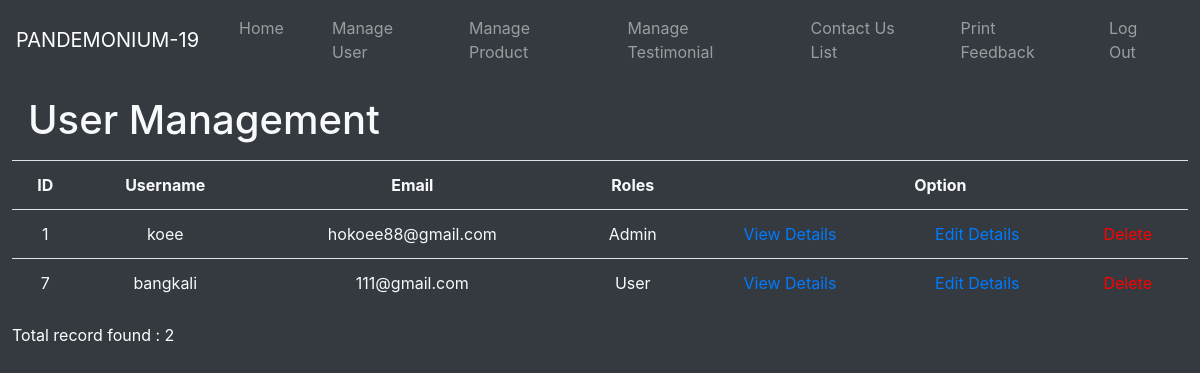
/admin/user_management.php, run on an earlier commit of the app's database.
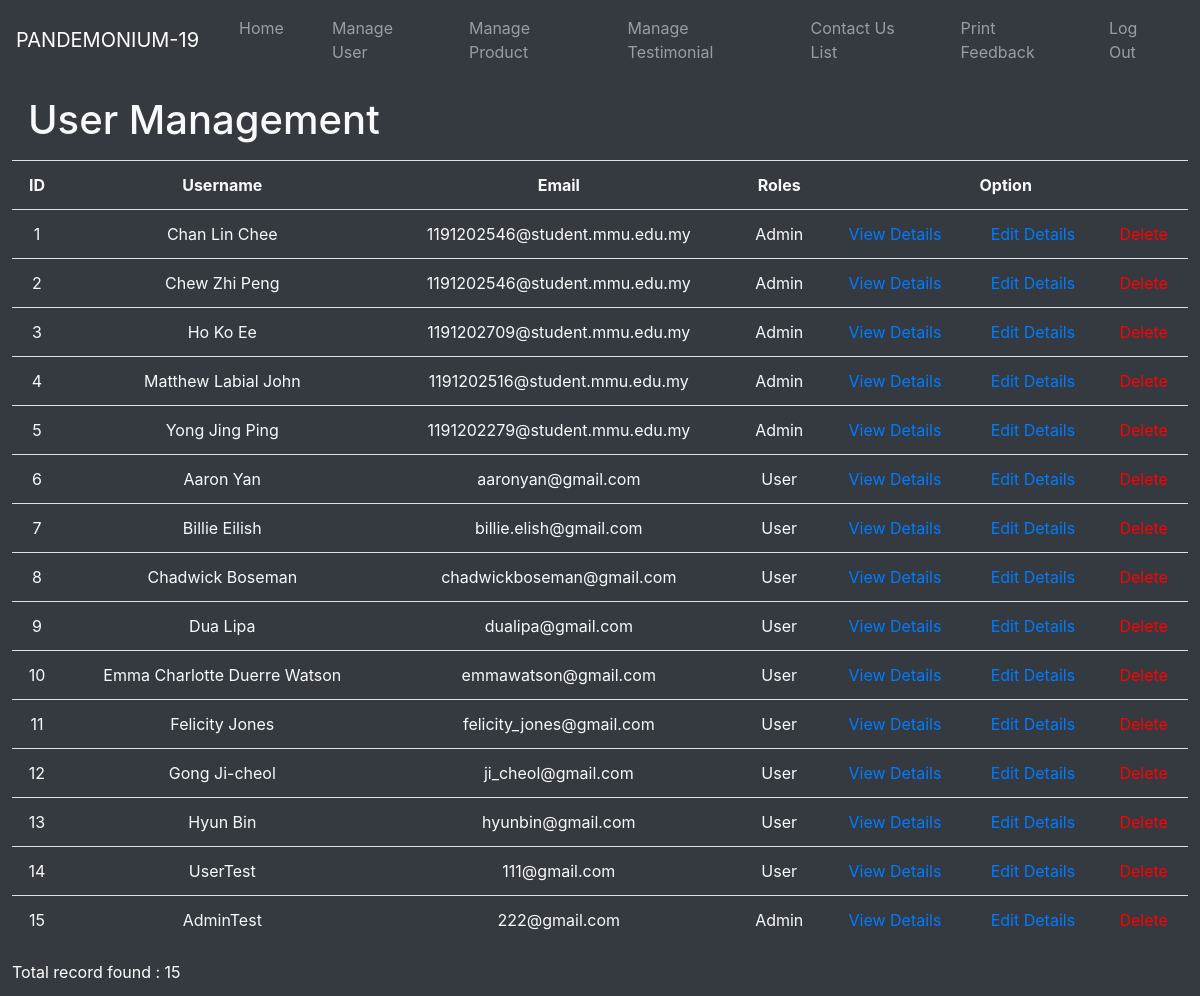
And on a later commit of the database.
### tables this page shows
CREATE TABLE `user` (
  `userID` int(10) NOT NULL,
  `userName` varchar(50) NOT NULL,
  `userEmail` varchar(50) NOT NULL,
  `userContact` varchar(11) NOT NULL,
  `userPassword` varchar(50) NOT NULL,
  `gender` varchar(10) NOT NULL,
  `dateOfBirth` date NOT NULL,
  `residentialAddress` varchar(200) NOT NULL,
  `userType` enum('User','Admin') NOT NULL DEFAULT 'User'
);

### admin/user_management.php (the view, shortened to what this page needs)
<?php
	include("../database/connect.php");
?>
<!DOCTYPE html>
<html>
<head>
    <link rel="stylesheet" href="https://maxcdn.bootstrapcdn.com/bootstrap/4.0.0/css/bootstrap.min.css"
>
    <?php require("adminNav.php"); ?>
</head>
<body class="bg-dark text-light">
	<form method="get">
	<div class = "user-container" style="margin:1%;">
		<h1 class="m-3">User Management</h1>
		<table class="table">
			<tr>
				<th scope="col" class="text-center">ID</th>
				<th scope="col" class="text-center">Username</th>
				<th scope="col" class="text-center">Email</th>
				<th scope="col" class="text-center">Roles</th>
				<th scope="col" class="text-center" colspan="3">Option</th>
			</tr>
			<?php
			$result = mysqli_query($con,"select * from user");
			$numRow = mysqli_num_rows($result);
			while($row = mysqli_fetch_assoc($result))
			{
				$userid = $row['userID'];
			?>
			<tr>
				<td class="text-center"><?php echo $row['userID']?></td>
				<td class="text-center"><?php echo $row['userName']?></td>
				<td class="text-center"><?php echo $row['userEmail']?></td>
				<td class="text-center"><?php echo $row['userType']?></td>
				<td class="text-center"><a href="user_detail.php?id=<?php echo $userid;?>&pageset=true">View Details</a></td>
				<td class="text-center"><a href="user_detail_edit.php?id=<?php echo $userid;?>&pageedit=true">Edit Details</a></td>
				<td class="text-center"><a href="user_management.php?pagedelete&id=<?php echo $userid;?>" onclick="return confirmation()" style="color: red;">Delete</a></td>
			</tr>
			<?php
			}
			?>
		</table>
		<footer style="color: white;">Total record found : <?php echo $numRow?></footer>
	</div>
	</form>
</body>
</html>

What changed in the data, as far as the page shows it:
changed user id 1: userName "koee" → "Chan Lin Chee"; userEmail "hokoee88@gmail.com" → "1191202546@student.mmu.edu.my"
added user: userID "2", userName "Chew Zhi Peng", userEmail "1191202546@student.mmu.edu.my", userType "Admin"
added user: userID "3", userName "Ho Ko Ee", userEmail "1191202709@student.mmu.edu.my", userType "Admin"
added user: userID "4", userName "Matthew Labial John", userEmail "1191202516@student.mmu.edu.my", userType "Admin"
added user: userID "5", userName "Yong Jing Ping", userEmail "1191202279@student.mmu.edu.my", userType "Admin"
added user: userID "6", userName "Aaron Yan", userEmail "aaronyan@gmail.com", userType "User"
changed user id 7: userName "bangkali" → "Billie Eilish"; userEmail "111@gmail.com" → "billie.elish@gmail.com"
added user: userID "8", userName "Chadwick Boseman", userEmail "chadwickboseman@gmail.com", userType "User"
added user: userID "9", userName "Dua Lipa", userEmail "dualipa@gmail.com", userType "User"
added user: userID "10", userName "Emma Charlotte Duerre Watson", userEmail "emmawatson@gmail.com", userType "User"
added user: userID "11", userName "Felicity Jones", userEmail "felicity_jones@gmail.com", userType "User"
added user: userID "12", userName "Gong Ji-cheol", userEmail "ji_cheol@gmail.com", userType "User"
added user: userID "13", userName "Hyun Bin", userEmail "hyunbin@gmail.com", userType "User"
added user: userID "14", userName "UserTest", userEmail "111@gmail.com", userType "User"
added user: userID "15", userName "AdminTest", userEmail "222@gmail.com", userType "Admin"
Also different on the page:
$numRow: "2" → "15"
